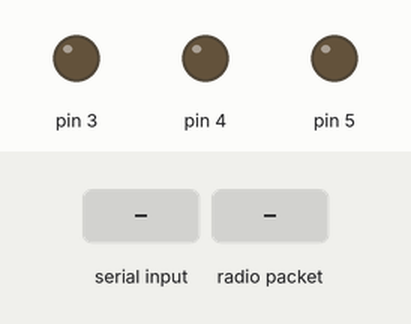
Simulated run of this sketch. Board: Arduino Uno, built with avr-gcc and run on an emulated ATmega328P. Shown: output pins drawn as LEDs (lit = HIGH). The inputs (shaded band) are chosen by the test bench. No radio packets arrive unless stated; what the sketch prints to the serial monitor is not drawn.

Above: at 1.2 s.
1.3 s: "1" received over Serial
2.9 s: radio packet "1" arrives
Timing chart, 0 to 5.9 s (numbered marks = the images above; inputs shaded):
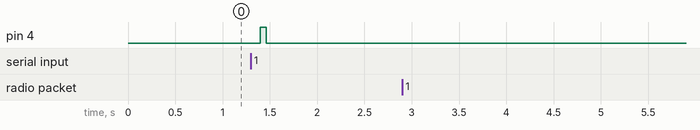

Measured:
- after the input at 1.3 s, pin 4: LOW → HIGH after 0.10 s, → LOW 0.06 s later

The sketch:

SimpleTransmit.ino
```cpp
#include <VirtualWire.h>
void setup (){
  Serial.begin(19200);
  Serial.flush();
  digitalWrite (13, HIGH);      //turn on debugging LED
 vw_set_ptt_inverted(true); // Required for DR3100
vw_setup(2000);	 // Bits per sec
vw_set_tx_pin(7);
vw_set_rx_pin(6);

	pinMode(5, OUTPUT);
	pinMode(4, OUTPUT);
	pinMode(3, OUTPUT);
/*
LED_ONE();
delay(200);
LED_TWO();
delay(200);
LED_THREE();
delay(200);
LED_OFF();
*/
vw_rx_start();
}

void LED_ONE()
{
  analogWrite(5,255);
  analogWrite(4,0);
    analogWrite(3,0);
}

void LED_TWO()
{
    analogWrite(4,255);
  analogWrite(5,0);
    analogWrite(3,0);
}
void LED_THREE()
{
    analogWrite(3,255);
  analogWrite(5,0);
    analogWrite(4,0);
}
void LED_OFF()
{

  analogWrite(5,0);
  analogWrite(4,0);
  analogWrite(3,0);
}


void loop ()
{
  uint8_t buf[VW_MAX_MESSAGE_LEN];
  uint8_t buflen = VW_MAX_MESSAGE_LEN;
  if (vw_get_message(buf, &buflen)) // Non-blocking
  {
	/* LED EATS POWER! STOP USING IT FOR ANY VALID SIGNAL! */
   char* entireMessage = (char*)buf;
  LED_ONE();
  Serial.print("message:");Serial.println(entireMessage);
  LED_OFF();
  }

   if(Serial.available()){
   }

  int i=0;
  char commandbuffer[100];

  if(Serial.available()){
     delay(100);
     while( Serial.available() && i< 99) {
        commandbuffer[i++] = Serial.read();
     }
     commandbuffer[i++]='\0';
  }


  if(i>0)
  {
    Serial.print("Sending:");
    Serial.print(strlen(commandbuffer));
    Serial.println((char*)commandbuffer);
     digitalWrite(13, true); // Flash a light to show transmitting
    LED_TWO();
    vw_send((uint8_t *)commandbuffer, strlen(commandbuffer));
    vw_wait_tx(); // Wait until the whole message is gone
    digitalWrite(13, false);
    LED_OFF();


  }


}
```
